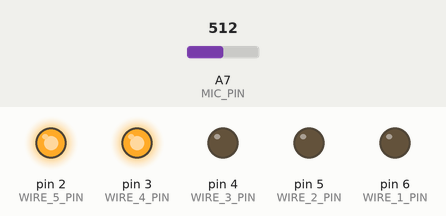
This sketch was run on a simulated Arduino Nano, built with avr-gcc and run on an emulated ATmega328P. On the bench: output pins drawn as LEDs (lit = HIGH). Inputs (shaded band) come from the test bench; at power-on: A7 (MIC_PIN) = 512. What the sketch prints to the serial monitor is not drawn.

Above: at 4.29 s.
4.3 s: A7 (MIC_PIN) set to 110
7.3 s: A7 (MIC_PIN) set to 95
10.3 s: A7 (MIC_PIN) set to 122
At 10.96 s:
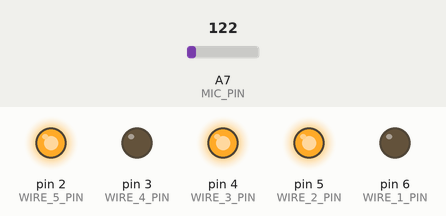
13.3 s: A7 (MIC_PIN) set to 90
At 15.3 s:
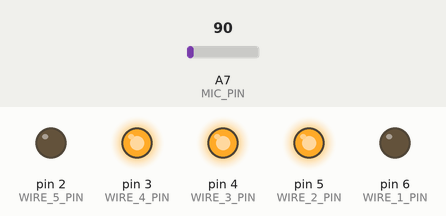
16.3 s: A7 (MIC_PIN) set to 306
At 18.35 s:
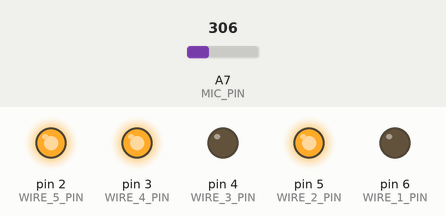
Timing chart, 0 to 20.3 s (numbered marks = the images above; inputs shaded):
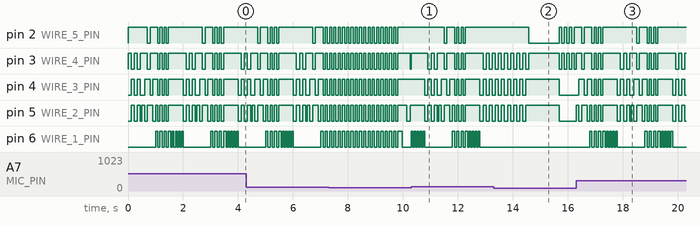

Measured:
- after the input at 10.3 s, pin 4 (WIRE_3_PIN): HIGH → LOW after 0.50 s, → HIGH 0.11 s later, → LOW 0.11 s later, → HIGH 0.11 s later, … (19 changes in this stretch)
- after the input at 13.3 s, pin 6 (WIRE_1_PIN): stops changing and stays LOW
- after the input at 16.3 s, pin 6 (WIRE_1_PIN): goes 7 × (HIGH 0.08 s, LOW 0.08 s), HIGH 0.05 s, LOW 1.0 s, 7 × (HIGH 0.08 s, LOW 0.08 s), HIGH 0.06 s, then LOW, starting after 0.50 s
- by itself, pin 3 (WIRE_4_PIN): repeats every 2.0 s: HIGH 0.11 s, LOW 0.11 s, HIGH 0.26 s, LOW 0.10 s, HIGH 0.28 s, 2 × (LOW 0.08 s, HIGH 0.08 s), LOW 0.08 s, HIGH 0.65 s, LOW 0.11 s
- by itself, pin 4 (WIRE_3_PIN): repeats every 2.0 s: LOW 0.11 s, HIGH 0.11 s, LOW 0.16 s, HIGH 0.20 s, LOW 0.10 s, HIGH 0.18 s, 2 × (LOW 0.08 s, HIGH 0.08 s), LOW 0.08 s, HIGH 0.53 s, LOW 0.11 s, HIGH 0.11 s

The sketch:

el_wire_shirt.ino
```cpp
#define WIRE_1_PIN				(6)
#define WIRE_2_PIN				(5)
#define WIRE_3_PIN				(4)
#define WIRE_4_PIN				(3)
#define WIRE_5_PIN				(2)
#define MIC_PIN					(A7)
#define MIC_THRESHOLD			(100)
#define MIC_DELAY_MS			(500)

#define Z						(0x00)
#define A						(0x10)
#define B						(0x08 | A)
#define C						(0x04 | A)
#define D						(0x02 | A)
#define E						(0x01 | A)


uint8_t mode = 0;
uint32_t next_mode_ms;


bool delay2(uint32_t ms)
{
	while (ms) {
		ms--;
		delay(1);
		if (analogRead(MIC_PIN) > MIC_THRESHOLD && millis() > next_mode_ms) {
			Serial.println("mode!");
			mode++;
			next_mode_ms = millis() + MIC_DELAY_MS;
			return true;
		}
	}
	return false;
}

bool set_el_wires(uint8_t mask, uint32_t ms)
{
	PORTD = (PORTD & 0x03) | (~mask << 2);
	// DDRD = (DDRD & 0x03) | (mask << 2);
	return delay2(ms);
}

bool loop_el_wires_2(uint8_t count, uint8_t mask1, uint32_t ms1, uint8_t mask2, uint32_t ms2)
{
	while (count) {
		count--;
		if(set_el_wires(mask1, ms1))
			return true;
		if(set_el_wires(mask2, ms2))
			return true;
	}
	return false;
}

void setup()
{
	Serial.begin(115200);
	Serial.println("start!");
	DDRD |= 0x7C;	/* (2 - 6 OUTPUT) */
	// PORTD &= 0x03;
	set_el_wires(0, 0);
}

void loop()
{
	uint8_t i;
	switch (mode % 4) {
	case 0:
		if(loop_el_wires_2(14, Z, 50, A, 50))
			return;
		if(loop_el_wires_2(14, A, 50, B, 50))
			return;
		if(loop_el_wires_2(14, B, 50, C, 50))
			return;
		for (i = 0; i < 14; i++) {
			if(set_el_wires(B, 50))
				return;
			if(set_el_wires(C, 50))
				return;
			if(set_el_wires(D, 50))
				return;
		}
		if(loop_el_wires_2(14, D|B, 50, E|C, 50))
			return;
		break;
	case 1:
		if(loop_el_wires_2(8, A|B|C, 100, D, 100))
			return;
		if(set_el_wires(E, 1000))
				return;
		if(loop_el_wires_2(8, A|B|C|D, 80, A|B|C|E, 80))
			return;
		for (i = 0; i < 8; i++) {
			if(set_el_wires(C, 90))
				return;
			if(set_el_wires(B, 90))
				return;
			if(set_el_wires(D|E, 90))
				return;
		}
		break;
	case 2:
		for (i = 0; i < 8; i++) {
			if(set_el_wires(C, 90))
				return;
			if(set_el_wires(B, 90))
				return;
			if(set_el_wires(D|E, 90))
				return;
		}
		for (i = 0; i < 10; i++) {
			if(set_el_wires(C, 70))
				return;
			if(set_el_wires(B, 70))
				return;
			if(set_el_wires(D|E, 70))
				return;
		}
		for (i = 0; i < 20; i++) {
			if(set_el_wires(C, 60))
				return;
			if(set_el_wires(B, 60))
				return;
			if(set_el_wires(D|E, 60))
				return;
		}
		for (i = 0; i < 20; i++) {
			if(set_el_wires(C, 30))
				return;
			if(set_el_wires(B, 40))
				return;
			if(set_el_wires(D|E, 70))
				return;
			if(set_el_wires(B, 50))
				return;
		}
		break;
	case 3:
		if(loop_el_wires_2(18, Z, 70, B|C|D|E, 70))
			return;
		for (i = 0; i < 8; i++) {
			if(set_el_wires(Z, 140))
				return;
			if(set_el_wires(A, 140))
				return;
			if(set_el_wires(B, 120))
				return;
			if(set_el_wires(D, 100))
				return;
			if(set_el_wires(E, 140))
				return;
		}
		for (i = 0; i < 8; i++) {
			if(set_el_wires(Z, 60))
				return;
			if(set_el_wires(B|C, 80))
				return;
			if(set_el_wires(Z, 60))
				return;
			if(set_el_wires(D|E, 80))
				return;
		}
		break;
	}
}
```
